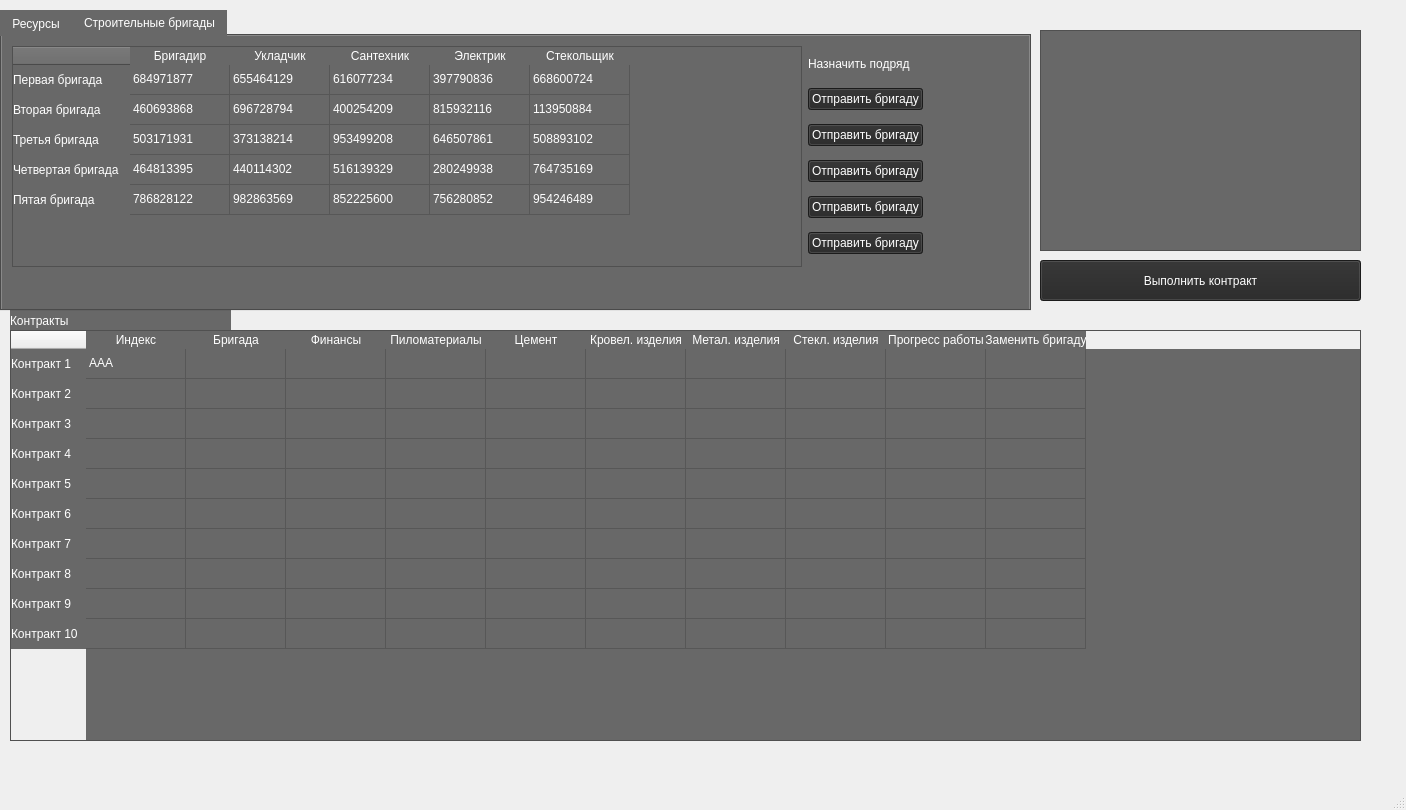
<?xml version="1.0" encoding="UTF-8"?>
<ui version="4.0">
 <class>MainWindow</class>
 <widget class="QMainWindow" name="MainWindow">
  <property name="geometry">
   <rect>
    <x>0</x>
    <y>0</y>
    <width>1406</width>
    <height>810</height>
   </rect>
  </property>
  <property name="windowTitle">
   <string>MainWindow</string>
  </property>
  <property name="styleSheet">
   <string notr="true">QLabel{
color: white;
background-color: #686868;
}</string>
  </property>
  <widget class="QWidget" name="centralwidget">
   <widget class="QLabel" name="Contract_label">
    <property name="geometry">
     <rect>
      <x>10</x>
      <y>310</y>
      <width>221</width>
      <height>21</height>
     </rect>
    </property>
    <property name="text">
     <string>Контракты</string>
    </property>
   </widget>
   <widget class="QTableWidget" name="Contract_widget">
    <property name="geometry">
     <rect>
      <x>10</x>
      <y>330</y>
      <width>1351</width>
      <height>411</height>
     </rect>
    </property>
    <property name="styleSheet">
     <string notr="true">QTableWidget{
background-color: #686868;
color: white;
}

QHeaderView::section:horizontal{
background-color: #686868;
border: 0px;
color: white;
}

QHeaderView::section:vertical{
background-color: #686868;
border: 0px;
color: white;
}

QTableWidget QTableCornerButton::section {
    background-color: #686868;
}</string>
    </property>
    <row>
     <property name="text">
      <string>Контракт 1</string>
     </property>
    </row>
    <row>
     <property name="text">
      <string>Контракт 2</string>
     </property>
    </row>
    <row>
     <property name="text">
      <string>Контракт 3</string>
     </property>
    </row>
    <row>
     <property name="text">
      <string>Контракт 4</string>
     </property>
    </row>
    <row>
     <property name="text">
      <string>Контракт 5</string>
     </property>
    </row>
    <row>
     <property name="text">
      <string>Контракт 6</string>
     </property>
    </row>
    <row>
     <property name="text">
      <string>Контракт 7</string>
     </property>
    </row>
    <row>
     <property name="text">
      <string>Контракт 8</string>
     </property>
    </row>
    <row>
     <property name="text">
      <string>Контракт 9</string>
     </property>
    </row>
    <row>
     <property name="text">
      <string>Контракт 10</string>
     </property>
    </row>
    <column>
     <property name="text">
      <string>Индекс</string>
     </property>
    </column>
    <column>
     <property name="text">
      <string>Бригада</string>
     </property>
    </column>
    <column>
     <property name="text">
      <string>Финансы</string>
     </property>
    </column>
    <column>
     <property name="text">
      <string>Пиломатериалы</string>
     </property>
    </column>
    <column>
     <property name="text">
      <string>Цемент</string>
     </property>
    </column>
    <column>
     <property name="text">
      <string>Кровел. изделия</string>
     </property>
    </column>
    <column>
     <property name="text">
      <string>Метал. изделия</string>
     </property>
    </column>
    <column>
     <property name="text">
      <string>Стекл. изделия</string>
     </property>
    </column>
    <column>
     <property name="text">
      <string>Прогресс работы</string>
     </property>
    </column>
    <column>
     <property name="text">
      <string>Заменить бригаду</string>
     </property>
    </column>
    <item row="0" column="0">
     <property name="text">
      <string>AAA</string>
     </property>
    </item>
   </widget>
   <widget class="QTabWidget" name="team_res_tab">
    <property name="geometry">
     <rect>
      <x>0</x>
      <y>10</y>
      <width>1031</width>
      <height>301</height>
     </rect>
    </property>
    <property name="styleSheet">
     <string notr="true">QWidget{
background-color: #686868;
}
QLabel{
color: white;
}

QTabBar::tab{
background-color: #686868;
color: white;
}

QPushButton{
background-color: #262626;
color: white;
}</string>
    </property>
    <property name="currentIndex">
     <number>1</number>
    </property>
    <widget class="QWidget" name="res">
     <attribute name="title">
      <string>Ресурсы</string>
     </attribute>
     <widget class="QWidget" name="horizontalLayoutWidget">
      <property name="geometry">
       <rect>
        <x>0</x>
        <y>10</y>
        <width>1011</width>
        <height>261</height>
       </rect>
      </property>
      <layout class="QHBoxLayout" name="resHlay">
       <item>
        <widget class="QTableWidget" name="Resource_widget">
         <property name="minimumSize">
          <size>
           <width>0</width>
           <height>0</height>
          </size>
         </property>
         <property name="maximumSize">
          <size>
           <width>505</width>
           <height>16777215</height>
          </size>
         </property>
         <property name="styleSheet">
          <string notr="true">QTableWidget{
background-color: #686868;
color: white;
}

QHeaderView::section:horizontal{
background-color: #686868;
border: 0px;
color: white;
}

QHeaderView::section:vertical{
background-color: #686868;
border: 0px;
color: white;
}

QTableWidget QTableCornerButton::section {
    background-color: #686868;
}</string>
         </property>
         <attribute name="horizontalHeaderDefaultSectionSize">
          <number>150</number>
         </attribute>
         <attribute name="verticalHeaderDefaultSectionSize">
          <number>37</number>
         </attribute>
         <attribute name="verticalHeaderShowSortIndicator" stdset="0">
          <bool>false</bool>
         </attribute>
         <attribute name="verticalHeaderStretchLastSection">
          <bool>false</bool>
         </attribute>
         <row>
          <property name="text">
           <string>Финансы(1000₽)</string>
          </property>
         </row>
         <row>
          <property name="text">
           <string>Пиломатериалы(1000kg)</string>
          </property>
         </row>
         <row>
          <property name="text">
           <string>Цемент(1000kg)</string>
          </property>
         </row>
         <row>
          <property name="text">
           <string>Кровельные изд.(1000kg)</string>
          </property>
         </row>
         <row>
          <property name="text">
           <string>Метал. изделия(1000kg)</string>
          </property>
         </row>
         <row>
          <property name="text">
           <string>Стекл. изделия(1000kg)</string>
          </property>
         </row>
         <column>
          <property name="text">
           <string>Свободные ресурсы</string>
          </property>
         </column>
         <column>
          <property name="text">
           <string>Требуется ресурсов</string>
          </property>
         </column>
         <item row="0" column="0">
          <property name="text">
           <string>100000</string>
          </property>
         </item>
         <item row="1" column="0">
          <property name="text">
           <string>1000</string>
          </property>
         </item>
         <item row="2" column="0">
          <property name="text">
           <string>1000</string>
          </property>
         </item>
         <item row="3" column="0">
          <property name="text">
           <string>1000</string>
          </property>
         </item>
         <item row="4" column="0">
          <property name="text">
           <string>1000</string>
          </property>
         </item>
         <item row="5" column="0">
          <property name="text">
           <string>1000</string>
          </property>
         </item>
        </widget>
       </item>
       <item>
        <layout class="QVBoxLayout" name="resVlayAsk">
         <item>
          <widget class="QLabel" name="Ask_label">
           <property name="maximumSize">
            <size>
             <width>16777215</width>
             <height>20</height>
            </size>
           </property>
           <property name="text">
            <string>Закупить материалы</string>
           </property>
          </widget>
         </item>
         <item>
          <widget class="QPushButton" name="ask_credit">
           <property name="text">
            <string>Получить кредит</string>
           </property>
          </widget>
         </item>
         <item>
          <widget class="QPushButton" name="ask_wood">
           <property name="text">
            <string>Заказать пиломатериалы</string>
           </property>
          </widget>
         </item>
         <item>
          <widget class="QPushButton" name="ask_cement">
           <property name="text">
            <string>Заказать цемент</string>
           </property>
          </widget>
         </item>
         <item>
          <widget class="QPushButton" name="ask_roof">
           <property name="text">
            <string>Заказать черепицу</string>
           </property>
          </widget>
         </item>
         <item>
          <widget class="QPushButton" name="ask_metal">
           <property name="text">
            <string>Заказать метал. изделия</string>
           </property>
          </widget>
         </item>
         <item>
          <widget class="QPushButton" name="ask_glass">
           <property name="text">
            <string>Заказать стекло</string>
           </property>
          </widget>
         </item>
        </layout>
       </item>
       <item>
        <layout class="QVBoxLayout" name="resVlaySend">
         <item>
          <widget class="QLabel" name="send_res">
           <property name="maximumSize">
            <size>
             <width>16777215</width>
             <height>20</height>
            </size>
           </property>
           <property name="text">
            <string>Отправить материалы</string>
           </property>
          </widget>
         </item>
         <item>
          <widget class="QPushButton" name="send_money">
           <property name="text">
            <string>Выделить средства</string>
           </property>
          </widget>
         </item>
         <item>
          <widget class="QPushButton" name="send_wood">
           <property name="text">
            <string>Отправить пиломатериалы</string>
           </property>
          </widget>
         </item>
         <item>
          <widget class="QPushButton" name="send_cement">
           <property name="text">
            <string>Отправить цемент</string>
           </property>
          </widget>
         </item>
         <item>
          <widget class="QPushButton" name="send_roof">
           <property name="text">
            <string>Отправить черепицу</string>
           </property>
          </widget>
         </item>
         <item>
          <widget class="QPushButton" name="send_metal">
           <property name="text">
            <string>Отправить метал. изделия</string>
           </property>
          </widget>
         </item>
         <item>
          <widget class="QPushButton" name="send_glass">
           <property name="text">
            <string>Отправить стекло</string>
           </property>
          </widget>
         </item>
        </layout>
       </item>
      </layout>
     </widget>
    </widget>
    <widget class="QWidget" name="team_tab">
     <attribute name="title">
      <string>Строительные бригады</string>
     </attribute>
     <widget class="QWidget" name="horizontalLayoutWidget_2">
      <property name="geometry">
       <rect>
        <x>10</x>
        <y>10</y>
        <width>911</width>
        <height>221</height>
       </rect>
      </property>
      <layout class="QHBoxLayout" name="teamHlay">
       <item>
        <widget class="QTableWidget" name="Workers_widget">
         <property name="styleSheet">
          <string notr="true">QTableWidget{
background-color: #686868;
color: white;
}

QHeaderView::section:horizontal{
background-color: #686868;
border: 0px;
color: white;
}

QHeaderView::section:vertical{
background-color: #686868;
border: 0px;
color: white;
}

QTableWidget QTableCornerButton::section {
    background-color: #686868;
}</string>
         </property>
         <row>
          <property name="text">
           <string>Первая бригада</string>
          </property>
         </row>
         <row>
          <property name="text">
           <string>Вторая бригада</string>
          </property>
         </row>
         <row>
          <property name="text">
           <string>Третья бригада</string>
          </property>
         </row>
         <row>
          <property name="text">
           <string>Четвертая бригада</string>
          </property>
         </row>
         <row>
          <property name="text">
           <string>Пятая бригада</string>
          </property>
         </row>
         <column>
          <property name="text">
           <string>Бригадир</string>
          </property>
         </column>
         <column>
          <property name="text">
           <string>Укладчик</string>
          </property>
         </column>
         <column>
          <property name="text">
           <string>Сантехник</string>
          </property>
         </column>
         <column>
          <property name="text">
           <string>Электрик</string>
          </property>
         </column>
         <column>
          <property name="text">
           <string>Стекольщик</string>
          </property>
         </column>
         <item row="0" column="0">
          <property name="text">
           <string>684971877</string>
          </property>
         </item>
         <item row="0" column="1">
          <property name="text">
           <string>655464129</string>
          </property>
         </item>
         <item row="0" column="2">
          <property name="text">
           <string>616077234</string>
          </property>
         </item>
         <item row="0" column="3">
          <property name="text">
           <string>397790836</string>
          </property>
         </item>
         <item row="0" column="4">
          <property name="text">
           <string>668600724</string>
          </property>
         </item>
         <item row="1" column="0">
          <property name="text">
           <string>460693868</string>
          </property>
         </item>
         <item row="1" column="1">
          <property name="text">
           <string>696728794</string>
          </property>
         </item>
         <item row="1" column="2">
          <property name="text">
           <string>400254209</string>
          </property>
         </item>
         <item row="1" column="3">
          <property name="text">
           <string>815932116</string>
          </property>
         </item>
         <item row="1" column="4">
          <property name="text">
           <string>113950884</string>
          </property>
         </item>
         <item row="2" column="0">
          <property name="text">
           <string>503171931</string>
          </property>
         </item>
         <item row="2" column="1">
          <property name="text">
           <string>373138214</string>
          </property>
         </item>
         <item row="2" column="2">
          <property name="text">
           <string>953499208</string>
          </property>
         </item>
         <item row="2" column="3">
          <property name="text">
           <string>646507861</string>
          </property>
         </item>
         <item row="2" column="4">
          <property name="text">
           <string>508893102</string>
          </property>
         </item>
         <item row="3" column="0">
          <property name="text">
           <string>464813395</string>
          </property>
         </item>
         <item row="3" column="1">
          <property name="text">
           <string>440114302</string>
          </property>
         </item>
         <item row="3" column="2">
          <property name="text">
           <string>516139329</string>
          </property>
         </item>
         <item row="3" column="3">
          <property name="text">
           <string>280249938</string>
          </property>
         </item>
         <item row="3" column="4">
          <property name="text">
           <string>764735169</string>
          </property>
         </item>
         <item row="4" column="0">
          <property name="text">
           <string>786828122</string>
          </property>
         </item>
         <item row="4" column="1">
          <property name="text">
           <string>982863569</string>
          </property>
         </item>
         <item row="4" column="2">
          <property name="text">
           <string>852225600</string>
          </property>
         </item>
         <item row="4" column="3">
          <property name="text">
           <string>756280852</string>
          </property>
         </item>
         <item row="4" column="4">
          <property name="text">
           <string>954246489</string>
          </property>
         </item>
        </widget>
       </item>
       <item>
        <layout class="QVBoxLayout" name="teamVlaySend">
         <item>
          <widget class="QLabel" name="contract_add">
           <property name="maximumSize">
            <size>
             <width>16777215</width>
             <height>20</height>
            </size>
           </property>
           <property name="text">
            <string>Назначить подряд</string>
           </property>
          </widget>
         </item>
         <item>
          <widget class="QPushButton" name="contract_add_1">
           <property name="styleSheet">
            <string notr="true">QPushButton{
background-color: #262626;
}</string>
           </property>
           <property name="text">
            <string>Отправить бригаду</string>
           </property>
          </widget>
         </item>
         <item>
          <widget class="QPushButton" name="contract_add_2">
           <property name="text">
            <string>Отправить бригаду</string>
           </property>
          </widget>
         </item>
         <item>
          <widget class="QPushButton" name="contract_add_3">
           <property name="text">
            <string>Отправить бригаду</string>
           </property>
          </widget>
         </item>
         <item>
          <widget class="QPushButton" name="contract_add_4">
           <property name="text">
            <string>Отправить бригаду</string>
           </property>
          </widget>
         </item>
         <item>
          <widget class="QPushButton" name="contract_add_5">
           <property name="text">
            <string>Отправить бригаду</string>
           </property>
          </widget>
         </item>
        </layout>
       </item>
      </layout>
     </widget>
    </widget>
   </widget>
   <widget class="QTextEdit" name="News">
    <property name="geometry">
     <rect>
      <x>1040</x>
      <y>30</y>
      <width>321</width>
      <height>221</height>
     </rect>
    </property>
    <property name="styleSheet">
     <string notr="true">background-color: #686868;
color: white;</string>
    </property>
    <property name="html">
     <string>&lt;!DOCTYPE HTML PUBLIC &quot;-//W3C//DTD HTML 4.0//EN&quot; &quot;http://www.w3.org/TR/REC-html40/strict.dtd&quot;&gt;
&lt;html&gt;&lt;head&gt;&lt;meta name=&quot;qrichtext&quot; content=&quot;1&quot; /&gt;&lt;style type=&quot;text/css&quot;&gt;
p, li { white-space: pre-wrap; }
&lt;/style&gt;&lt;/head&gt;&lt;body style=&quot; font-family:'MS Shell Dlg 2'; font-size:7.8pt; font-weight:400; font-style:normal;&quot;&gt;
&lt;p style=&quot;-qt-paragraph-type:empty; margin-top:0px; margin-bottom:0px; margin-left:0px; margin-right:0px; -qt-block-indent:0; text-indent:0px;&quot;&gt;&lt;br /&gt;&lt;/p&gt;&lt;/body&gt;&lt;/html&gt;</string>
    </property>
   </widget>
   <widget class="QPushButton" name="Complete_contract">
    <property name="geometry">
     <rect>
      <x>1040</x>
      <y>260</y>
      <width>321</width>
      <height>41</height>
     </rect>
    </property>
    <property name="styleSheet">
     <string notr="true">QPushButton{
background-color: #262626;
color: white;
}</string>
    </property>
    <property name="text">
     <string>Выполнить контракт</string>
    </property>
   </widget>
  </widget>
  <widget class="QMenuBar" name="menubar">
   <property name="geometry">
    <rect>
     <x>0</x>
     <y>0</y>
     <width>1406</width>
     <height>26</height>
    </rect>
   </property>
  </widget>
  <widget class="QStatusBar" name="statusbar"/>
 </widget>
 <resources/>
 <connections/>
</ui>
